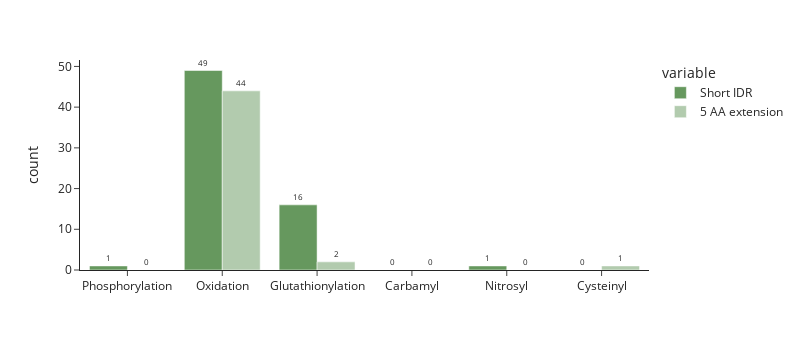

Notebook cell for this chart:
### Code cell
fig = px.bar(res,x='ptm',y='value', color='variable', text='value',
             color_discrete_map=col_map,
            barmode='group')
fig = fig.update_traces(textfont_size=8, textangle=0, 
                        textposition="outside", #['inside', 'outside', 'auto', 'none']
                        cliponaxis=False)
fig = fig.update_yaxes(col=1, title='count')
fig = fig.update_yaxes(matches=None,showticklabels=True, col=2)
fig = fig.update_xaxes(matches=None, title='')
fig = fig.update_layout(template="simple_white", 
                        width=800, height=350, 
                       )

config={'toImageButtonOptions': {'format': 'svg', 'filename':'ptms_in_shortIDRs'}}

fig.show(config=config)
# considering glut has been selected for in these analyses more relevant perhaps to look at the % in IDR?

### Figure 1 — Plotly figure (JSON) as saved in the notebook; plotly's stock layout.template omitted (floating-point values rounded to 4 significant figures)
{"data": [{"alignmentgroup": "True", "cliponaxis": false, "hovertemplate": "variable=Short IDR<br>ptm=%{x}<br>value=%{text}<extra></extra>", "legendgroup": "Short IDR", "marker": {"color": "#66985E"}, "name": "Short IDR", "offsetgroup": "Short IDR", "orientation": "v", "showlegend": true, "text": [1, 49, 16, 0, 1, 0], "textangle": 0, "textfont": {"size": 8}, "textposition": "outside", "type": "bar", "x": ["Phosphorylation", "Oxidation", "Glutathionylation", "Carbamyl", "Nitrosyl", "Cysteinyl"], "xaxis": "x", "y": [1, 49, 16, 0, 1, 0], "yaxis": "y"}, {"alignmentgroup": "True", "cliponaxis": false, "hovertemplate": "variable=5 AA extension<br>ptm=%{x}<br>value=%{text}<extra></extra>", "legendgroup": "5 AA extension", "marker": {"color": "#b2cbae"}, "name": "5 AA extension", "offsetgroup": "5 AA extension", "orientation": "v", "showlegend": true, "text": [0, 44, 2, 0, 0, 1], "textangle": 0, "textfont": {"size": 8}, "textposition": "outside", "type": "bar", "x": ["Phosphorylation", "Oxidation", "Glutathionylation", "Carbamyl", "Nitrosyl", "Cysteinyl"], "xaxis": "x", "y": [0, 44, 2, 0, 0, 1], "yaxis": "y"}], "layout": {"barmode": "group", "height": 350, "legend": {"title": {"text": "variable"}, "tracegroupgap": 0}, "margin": {"t": 60}, "width": 800, "xaxis": {"anchor": "y", "domain": [0, 1], "title": {"text": ""}}, "yaxis": {"anchor": "x", "domain": [0, 1], "title": {"text": "count"}}}}
